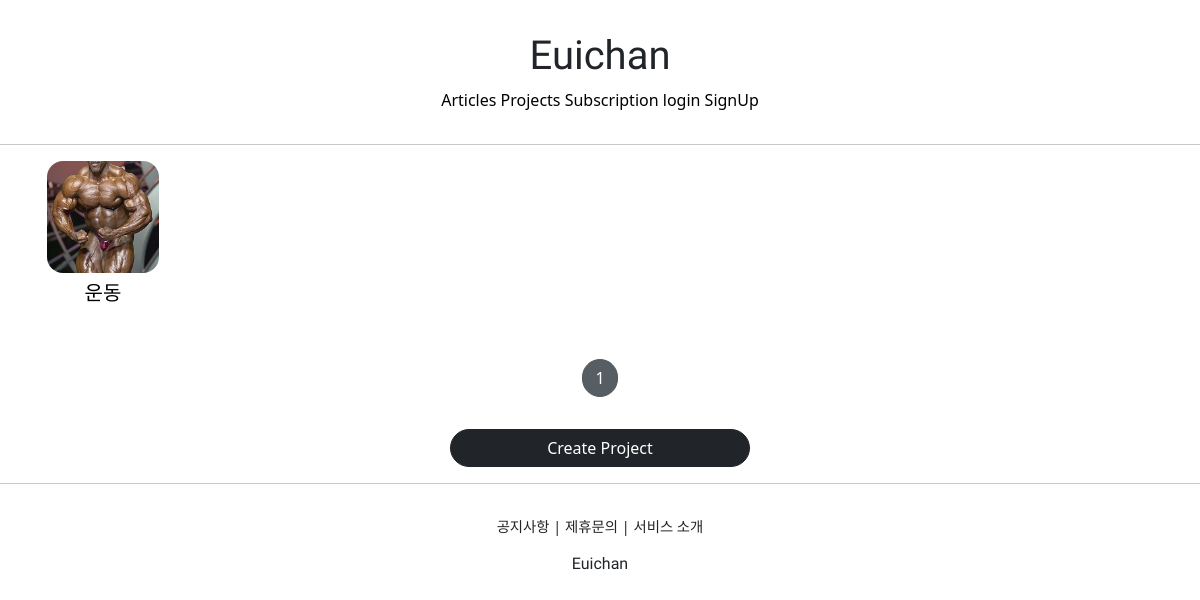
The app's page /projects/list/, older data.
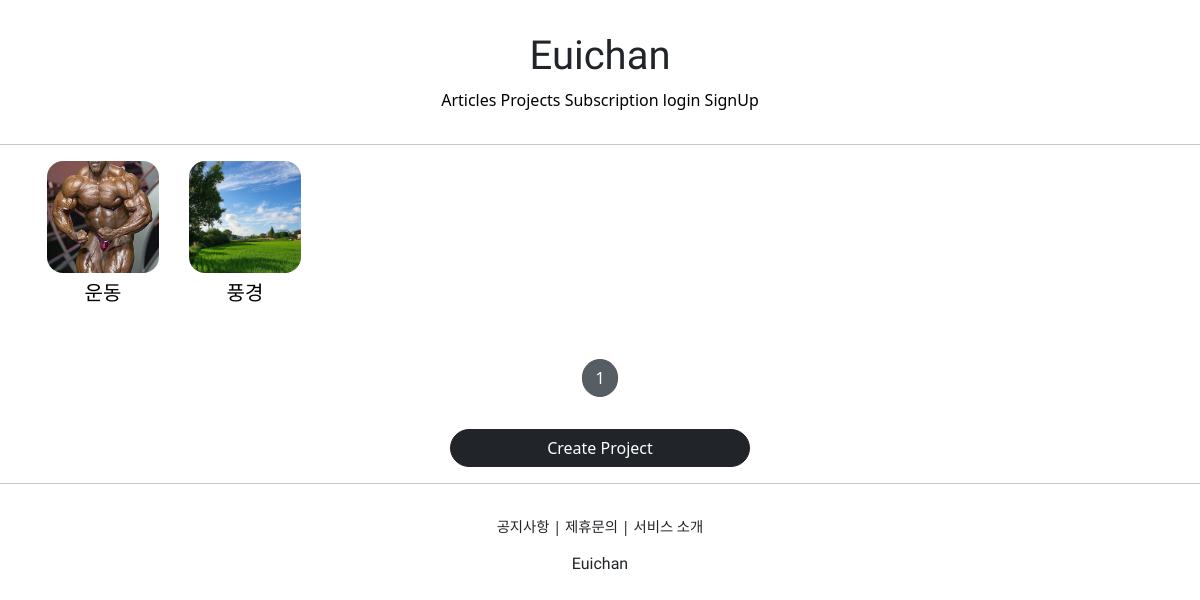
The same page, newer data.
### projectapp/models.py (models this page shows)
class Project(models.Model):
    image = models.ImageField(upload_to='project/', null=True)
    title = models.CharField(max_length=20, null=False)
    description = models.CharField(max_length=200, null=True)
    created_at = models.DateTimeField(auto_now=True)

### projectapp/views.py (the view)
# urls.py: path('list/', ProjectListView.as_view(), name='list'),
class ProjectListView(ListView):
    model = Project
    context_object_name = 'project_list'
    template_name = 'projectapp/list.html'
    paginate_by = 25

### projectapp/templates/projectapp/list.html (shortened to what this page needs)
{% extends 'base.html' %}
{% load static %}
{% block content %}
    {% if project_list %}
    <div class="container">
        {% for project in project_list %}
        <a href="{% url 'projectapp:detail' pk=project.pk %}" style="color:black; text-decoration: none;">
            {% include 'snippets/card_project.html' with project=project %}
        </a>
        {% endfor %}
    </div>
    {% else %}
    <div class="text-center">
        <h1>No Project YET!</h1>
    </div>
    {% endif %}
    {% include 'snippets/pagination.html' with page_obj=page_obj %}
    <div style="text-align: center">
        <a href="{% url 'projectapp:create' %}" class="btn btn-dark rounded-pill col-3 mt-3">
            Create Project
        </a>
    </div>
{% endblock %}

### templates/base.html
<!DOCTYPE html>
<html lang="ko">
{% include 'head.html' %}
<body style="font-family = 'NanumSquareR' ">
    {% include 'header.html' %}
    <hr>
    {% block content %}
    {% endblock %}
    <hr>
    {% include 'footer.html' %}
</body>
</html>

### templates/head.html (shortened to what this page needs)
{% load static %}
<head>
    <link href="https://cdn.jsdelivr.net/npm/bootstrap@5.2.3/dist/css/bootstrap.min.css" rel="stylesheet"
>
    <link rel="stylesheet" type="text/css" href="{% static 'base.css' %}">
</head>

### templates/header.html (shortened to what this page needs)
<div class="euichan_header">
    <div>
        <h1 class="euichan_logo">Euichan</h1>
    </div>
    <div style="euichan_header_navbar">
        <a href="{% url 'articleapp:list' %}"style="euichan_header_nav; color:black; text-decoration: none;">
            <span>Articles</span>
        </a>
        <a href="{% url 'projectapp:list' %}"style="euichan_header_nav; color:black; text-decoration: none;">
            <span>Projects</span>
        </a>
        <a href="{% url 'subscribeapp:list' %}"style="euichan_header_nav; color:black; text-decoration: none;">
            <span>Subscription</span>
        </a>
        {% if not user.is_authenticated %}
        <a href="{% url 'accountapp:login' %}?next={{ request.path }}"style="euichan_header_nav; color:black; text-decoration: none;">
            <span>login</span>
        </a>
        <a href="{% url 'accountapp:create' %}"style="euichan_header_nav; color:black; text-decoration: none;">
            <span>SignUp</span>
        </a>
        {% endif %}
    </div>
</div>

### templates/snippets/card_project.html
<div style="display: block; text-align:center;">
  <img src="{{ project.image.url }}" alt="">
  <h5 class="mt-2" style="font-family: 'NanumSquareB' ">
    {{ project.title | truncatechars:8 }}
  </h5>
</div>

### templates/snippets/pagination.html (shortened to what this page needs)
<div style="text-align: center; margin: 1rem 0;">
  <a href="?page={{ page_obj.number }}"
     class="btn btn-secondary rounded-pill active">
      {{ page_obj.number }}
  </a>
</div>

### templates/footer.html
<div class="euichan_footer">
 <div class="euichan_footer_button">
   <span>공지사항</span> |
   <span>제휴문의</span> |
   <span>서비스 소개</span>
 </div>
 <div style="margin-top: 1rem;">
   <h6 class="euichan_logo">
    Euichan
   </h6>
 </div>
</div>

### static/base.css (style rules this page uses)
.euichan_logo { font-family: 'Lobster', cursive; }
.euichan_footer_button { font-size: .9rem; }
.euichan_footer { text-align: center; margin-top: 2rem; }
.euichan_header { text-align: center; margin: 2rem 0; }
a { color: black; }

### projectapp/templates/projectapp/list.html (style rules this page uses)
.container { padding: 0; margin: 0, auto; }
.container div { display: flex; justify-content: center; align-items: center; border-radius: 1rem; }
.container img { width: 7rem; height: 7rem; object-fit:cover; border-radius: 1rem; }

Row changes from the older to the newer data that the page shows:
added Project: image (picture), title "풍경"
